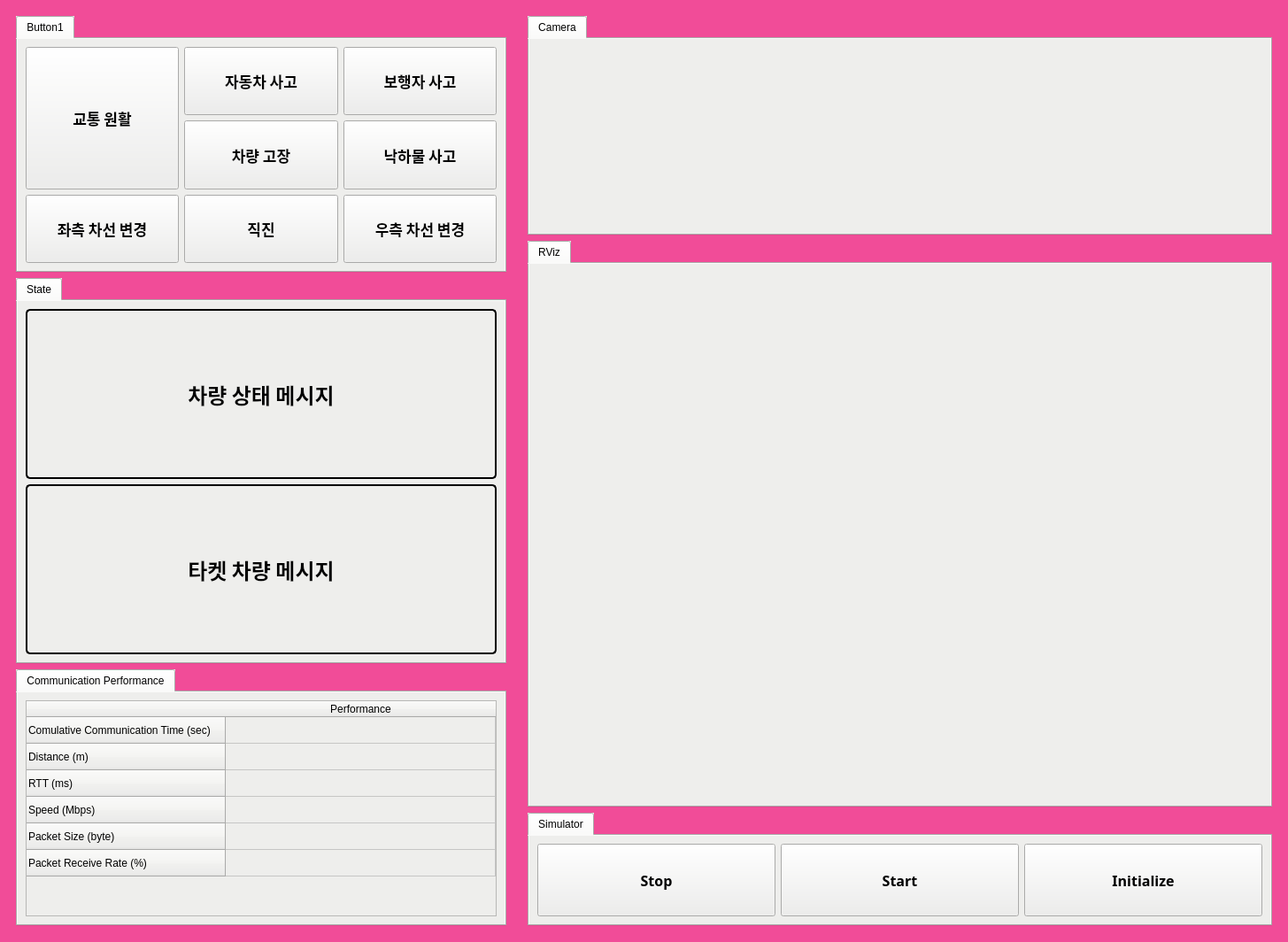
<?xml version="1.0" encoding="UTF-8"?>
<ui version="4.0">
 <class>MainWindow</class>
 <widget class="QMainWindow" name="MainWindow">
  <property name="geometry">
   <rect>
    <x>0</x>
    <y>0</y>
    <width>1455</width>
    <height>1064</height>
   </rect>
  </property>
  <property name="font">
   <font>
    <family>Manjari</family>
    <weight>75</weight>
    <bold>true</bold>
   </font>
  </property>
  <property name="windowTitle">
   <string>SightShare UI</string>
  </property>
  <property name="windowIcon">
   <iconset>
    <normaloff>../icon/icon.jpg</normaloff>../icon/icon.jpg</iconset>
  </property>
  <property name="autoFillBackground">
   <bool>false</bool>
  </property>
  <property name="styleSheet">
   <string notr="true">background-color: rgb(241, 76, 152);</string>
  </property>
  <widget class="QWidget" name="centralwidget">
   <layout class="QHBoxLayout" name="horizontalLayout_2">
    <item>
     <widget class="QWidget" name="widget_7" native="true">
      <property name="sizePolicy">
       <sizepolicy hsizetype="Expanding" vsizetype="Expanding">
        <horstretch>2</horstretch>
        <verstretch>0</verstretch>
       </sizepolicy>
      </property>
      <layout class="QVBoxLayout" name="verticalLayout_4">
       <item>
        <layout class="QGridLayout" name="gridLayout_2">
         <item row="1" column="0">
          <widget class="QTabWidget" name="tabWidget_4">
           <property name="sizePolicy">
            <sizepolicy hsizetype="Expanding" vsizetype="Expanding">
             <horstretch>0</horstretch>
             <verstretch>3</verstretch>
            </sizepolicy>
           </property>
           <property name="styleSheet">
            <string notr="true">background-color: rgb(238, 238, 236);</string>
           </property>
           <property name="currentIndex">
            <number>0</number>
           </property>
           <widget class="QWidget" name="tab_3">
            <attribute name="title">
             <string>State</string>
            </attribute>
            <layout class="QVBoxLayout" name="verticalLayout_7">
             <item>
              <widget class="QLabel" name="egoLabel">
               <property name="sizePolicy">
                <sizepolicy hsizetype="Expanding" vsizetype="Expanding">
                 <horstretch>0</horstretch>
                 <verstretch>0</verstretch>
                </sizepolicy>
               </property>
               <property name="font">
                <font>
                 <family>Manjari</family>
                 <pointsize>18</pointsize>
                 <weight>75</weight>
                 <bold>true</bold>
                </font>
               </property>
               <property name="styleSheet">
                <string notr="true">QLabel {border: 2px solid black;
                border-radius: 5px;}</string>
               </property>
               <property name="text">
                <string>차량 상태 메시지</string>
               </property>
               <property name="alignment">
                <set>Qt::AlignCenter</set>
               </property>
              </widget>
             </item>
             <item>
              <widget class="QLabel" name="targetLabel">
               <property name="sizePolicy">
                <sizepolicy hsizetype="Expanding" vsizetype="Expanding">
                 <horstretch>0</horstretch>
                 <verstretch>0</verstretch>
                </sizepolicy>
               </property>
               <property name="font">
                <font>
                 <family>Manjari</family>
                 <pointsize>18</pointsize>
                 <weight>75</weight>
                 <bold>true</bold>
                </font>
               </property>
               <property name="styleSheet">
                <string notr="true">QLabel {border: 2px solid black;
                border-radius: 5px;}</string>
               </property>
               <property name="text">
                <string>타켓 차량 메시지</string>
               </property>
               <property name="alignment">
                <set>Qt::AlignCenter</set>
               </property>
              </widget>
             </item>
            </layout>
           </widget>
          </widget>
         </item>
         <item row="2" column="0">
          <widget class="QTabWidget" name="tabWidget_5">
           <property name="sizePolicy">
            <sizepolicy hsizetype="Expanding" vsizetype="Expanding">
             <horstretch>0</horstretch>
             <verstretch>2</verstretch>
            </sizepolicy>
           </property>
           <property name="styleSheet">
            <string notr="true">background-color: rgb(238, 238, 236);</string>
           </property>
           <property name="currentIndex">
            <number>0</number>
           </property>
           <widget class="QWidget" name="tab_4">
            <attribute name="title">
             <string>Communication Performance</string>
            </attribute>
            <layout class="QVBoxLayout" name="verticalLayout_8">
             <item>
              <widget class="QTableWidget" name="tableWidget">
               <attribute name="horizontalHeaderDefaultSectionSize">
                <number>150</number>
               </attribute>
               <attribute name="horizontalHeaderStretchLastSection">
                <bool>true</bool>
               </attribute>
               <attribute name="verticalHeaderStretchLastSection">
                <bool>false</bool>
               </attribute>
               <row>
                <property name="text">
                 <string>Comulative Communication Time (sec)</string>
                </property>
               </row>
               <row>
                <property name="text">
                 <string>Distance (m)</string>
                </property>
               </row>
               <row>
                <property name="text">
                 <string>RTT (ms)</string>
                </property>
               </row>
               <row>
                <property name="text">
                 <string>Speed (Mbps)</string>
                </property>
               </row>
               <row>
                <property name="text">
                 <string>Packet Size (byte)</string>
                </property>
               </row>
               <row>
                <property name="text">
                 <string>Packet Receive Rate (%)</string>
                </property>
               </row>
               <column>
                <property name="text">
                 <string>Performance</string>
                </property>
               </column>
               <item row="5" column="0">
                <property name="text">
                 <string/>
                </property>
                <property name="font">
                 <font>
                  <family>Manjari</family>
                 </font>
                </property>
               </item>
              </widget>
             </item>
            </layout>
           </widget>
          </widget>
         </item>
         <item row="0" column="0">
          <widget class="QTabWidget" name="tabWidget_3">
           <property name="sizePolicy">
            <sizepolicy hsizetype="Expanding" vsizetype="Expanding">
             <horstretch>0</horstretch>
             <verstretch>2</verstretch>
            </sizepolicy>
           </property>
           <property name="styleSheet">
            <string notr="true">background-color: rgb(238, 238, 236);</string>
           </property>
           <property name="currentIndex">
            <number>0</number>
           </property>
           <widget class="QWidget" name="tab_2">
            <attribute name="title">
             <string>Button1</string>
            </attribute>
            <layout class="QVBoxLayout" name="verticalLayout_6">
             <item>
              <layout class="QGridLayout" name="gridLayout_3">
               <item row="0" column="3">
                <widget class="QPushButton" name="pedestrianAccidentButton">
                 <property name="sizePolicy">
                  <sizepolicy hsizetype="Expanding" vsizetype="Expanding">
                   <horstretch>0</horstretch>
                   <verstretch>0</verstretch>
                  </sizepolicy>
                 </property>
                 <property name="font">
                  <font>
                   <family>Manjari</family>
                   <pointsize>13</pointsize>
                   <weight>75</weight>
                   <bold>true</bold>
                  </font>
                 </property>
                 <property name="text">
                  <string>보행자 사고</string>
                 </property>
                </widget>
               </item>
               <item row="1" column="3">
                <widget class="QPushButton" name="fallenObjectButton">
                 <property name="sizePolicy">
                  <sizepolicy hsizetype="Expanding" vsizetype="Expanding">
                   <horstretch>0</horstretch>
                   <verstretch>0</verstretch>
                  </sizepolicy>
                 </property>
                 <property name="font">
                  <font>
                   <family>Manjari</family>
                   <pointsize>13</pointsize>
                   <weight>75</weight>
                   <bold>true</bold>
                  </font>
                 </property>
                 <property name="text">
                  <string>낙하물 사고</string>
                 </property>
                </widget>
               </item>
               <item row="2" column="0">
                <widget class="QPushButton" name="leftButton">
                 <property name="sizePolicy">
                  <sizepolicy hsizetype="Expanding" vsizetype="Expanding">
                   <horstretch>0</horstretch>
                   <verstretch>0</verstretch>
                  </sizepolicy>
                 </property>
                 <property name="font">
                  <font>
                   <family>Manjari</family>
                   <pointsize>13</pointsize>
                   <weight>75</weight>
                   <bold>true</bold>
                  </font>
                 </property>
                 <property name="text">
                  <string>좌측 차선 변경</string>
                 </property>
                </widget>
               </item>
               <item row="2" column="2">
                <widget class="QPushButton" name="straightButton">
                 <property name="sizePolicy">
                  <sizepolicy hsizetype="Expanding" vsizetype="Expanding">
                   <horstretch>0</horstretch>
                   <verstretch>0</verstretch>
                  </sizepolicy>
                 </property>
                 <property name="font">
                  <font>
                   <family>Manjari</family>
                   <pointsize>13</pointsize>
                   <weight>75</weight>
                   <bold>true</bold>
                  </font>
                 </property>
                 <property name="text">
                  <string>직진</string>
                 </property>
                </widget>
               </item>
               <item row="0" column="2">
                <widget class="QPushButton" name="carAccidentButton">
                 <property name="sizePolicy">
                  <sizepolicy hsizetype="Expanding" vsizetype="Expanding">
                   <horstretch>0</horstretch>
                   <verstretch>0</verstretch>
                  </sizepolicy>
                 </property>
                 <property name="font">
                  <font>
                   <family>Manjari</family>
                   <pointsize>13</pointsize>
                   <weight>75</weight>
                   <bold>true</bold>
                  </font>
                 </property>
                 <property name="text">
                  <string>자동차 사고</string>
                 </property>
                </widget>
               </item>
               <item row="2" column="3">
                <widget class="QPushButton" name="rightButton">
                 <property name="sizePolicy">
                  <sizepolicy hsizetype="Expanding" vsizetype="Expanding">
                   <horstretch>0</horstretch>
                   <verstretch>0</verstretch>
                  </sizepolicy>
                 </property>
                 <property name="font">
                  <font>
                   <family>Manjari</family>
                   <pointsize>13</pointsize>
                   <weight>75</weight>
                   <bold>true</bold>
                  </font>
                 </property>
                 <property name="text">
                  <string>우측 차선 변경</string>
                 </property>
                </widget>
               </item>
               <item row="0" column="0" rowspan="2">
                <widget class="QPushButton" name="normalButton">
                 <property name="sizePolicy">
                  <sizepolicy hsizetype="Expanding" vsizetype="Expanding">
                   <horstretch>0</horstretch>
                   <verstretch>0</verstretch>
                  </sizepolicy>
                 </property>
                 <property name="font">
                  <font>
                   <family>Manjari</family>
                   <pointsize>13</pointsize>
                   <weight>75</weight>
                   <bold>true</bold>
                  </font>
                 </property>
                 <property name="text">
                  <string>교통 원활</string>
                 </property>
                </widget>
               </item>
               <item row="1" column="2">
                <widget class="QPushButton" name="carBrokenButton">
                 <property name="sizePolicy">
                  <sizepolicy hsizetype="Expanding" vsizetype="Expanding">
                   <horstretch>0</horstretch>
                   <verstretch>0</verstretch>
                  </sizepolicy>
                 </property>
                 <property name="font">
                  <font>
                   <family>Manjari</family>
                   <pointsize>13</pointsize>
                   <weight>75</weight>
                   <bold>true</bold>
                  </font>
                 </property>
                 <property name="text">
                  <string>차량 고장</string>
                 </property>
                </widget>
               </item>
              </layout>
             </item>
            </layout>
           </widget>
          </widget>
         </item>
        </layout>
       </item>
      </layout>
     </widget>
    </item>
    <item>
     <widget class="QWidget" name="widget_6" native="true">
      <property name="sizePolicy">
       <sizepolicy hsizetype="Expanding" vsizetype="Expanding">
        <horstretch>3</horstretch>
        <verstretch>0</verstretch>
       </sizepolicy>
      </property>
      <layout class="QVBoxLayout" name="verticalLayout_2">
       <item>
        <layout class="QVBoxLayout" name="rightLayout">
         <item>
          <widget class="QTabWidget" name="tabWidget_2">
           <property name="sizePolicy">
            <sizepolicy hsizetype="Expanding" vsizetype="Expanding">
             <horstretch>0</horstretch>
             <verstretch>1</verstretch>
            </sizepolicy>
           </property>
           <property name="styleSheet">
            <string notr="true">background-color: rgb(238, 238, 236);</string>
           </property>
           <property name="currentIndex">
            <number>0</number>
           </property>
           <widget class="QWidget" name="tab">
            <property name="sizePolicy">
             <sizepolicy hsizetype="Expanding" vsizetype="Expanding">
              <horstretch>0</horstretch>
              <verstretch>0</verstretch>
             </sizepolicy>
            </property>
            <attribute name="title">
             <string>Camera</string>
            </attribute>
            <layout class="QVBoxLayout" name="verticalLayout_3">
             <item>
              <layout class="QVBoxLayout" name="verticalLayout">
               <item>
                <widget class="QLabel" name="cameraLabel">
                 <property name="sizePolicy">
                  <sizepolicy hsizetype="Expanding" vsizetype="Fixed">
                   <horstretch>0</horstretch>
                   <verstretch>0</verstretch>
                  </sizepolicy>
                 </property>
                 <property name="minimumSize">
                  <size>
                   <width>0</width>
                   <height>200</height>
                  </size>
                 </property>
                 <property name="text">
                  <string/>
                 </property>
                 <property name="alignment">
                  <set>Qt::AlignCenter</set>
                 </property>
                </widget>
               </item>
              </layout>
             </item>
            </layout>
           </widget>
          </widget>
         </item>
         <item>
          <widget class="QTabWidget" name="tabWidget">
           <property name="sizePolicy">
            <sizepolicy hsizetype="Expanding" vsizetype="Expanding">
             <horstretch>0</horstretch>
             <verstretch>3</verstretch>
            </sizepolicy>
           </property>
           <property name="minimumSize">
            <size>
             <width>400</width>
             <height>640</height>
            </size>
           </property>
           <property name="maximumSize">
            <size>
             <width>16777215</width>
             <height>16777215</height>
            </size>
           </property>
           <property name="styleSheet">
            <string notr="true">background-color: rgb(238, 238, 236);</string>
           </property>
           <property name="currentIndex">
            <number>0</number>
           </property>
           <widget class="QWidget" name="tabRViz">
            <property name="sizePolicy">
             <sizepolicy hsizetype="Expanding" vsizetype="Expanding">
              <horstretch>0</horstretch>
              <verstretch>0</verstretch>
             </sizepolicy>
            </property>
            <attribute name="title">
             <string>RViz</string>
            </attribute>
            <layout class="QVBoxLayout" name="verticalLayout_5">
             <item>
              <layout class="QVBoxLayout" name="rvizLayout"/>
             </item>
            </layout>
           </widget>
          </widget>
         </item>
         <item>
          <widget class="QTabWidget" name="tabWidget_6">
           <property name="sizePolicy">
            <sizepolicy hsizetype="Expanding" vsizetype="Expanding">
             <horstretch>0</horstretch>
             <verstretch>1</verstretch>
            </sizepolicy>
           </property>
           <property name="styleSheet">
            <string notr="true">background-color: rgb(238, 238, 236);</string>
           </property>
           <property name="currentIndex">
            <number>0</number>
           </property>
           <widget class="QWidget" name="tab_11">
            <attribute name="title">
             <string>Simulator</string>
            </attribute>
            <layout class="QHBoxLayout" name="horizontalLayout_3">
             <item>
              <layout class="QHBoxLayout" name="horizontalLayout">
               <item>
                <widget class="QPushButton" name="stopButton">
                 <property name="sizePolicy">
                  <sizepolicy hsizetype="Expanding" vsizetype="Expanding">
                   <horstretch>0</horstretch>
                   <verstretch>0</verstretch>
                  </sizepolicy>
                 </property>
                 <property name="font">
                  <font>
                   <family>Manjari</family>
                   <pointsize>12</pointsize>
                   <weight>75</weight>
                   <bold>true</bold>
                  </font>
                 </property>
                 <property name="text">
                  <string>Stop</string>
                 </property>
                </widget>
               </item>
               <item>
                <widget class="QPushButton" name="startButton">
                 <property name="sizePolicy">
                  <sizepolicy hsizetype="Expanding" vsizetype="Expanding">
                   <horstretch>0</horstretch>
                   <verstretch>0</verstretch>
                  </sizepolicy>
                 </property>
                 <property name="font">
                  <font>
                   <family>Manjari</family>
                   <pointsize>12</pointsize>
                   <weight>75</weight>
                   <bold>true</bold>
                  </font>
                 </property>
                 <property name="text">
                  <string>Start</string>
                 </property>
                </widget>
               </item>
               <item>
                <widget class="QPushButton" name="initializeButton">
                 <property name="sizePolicy">
                  <sizepolicy hsizetype="Expanding" vsizetype="Expanding">
                   <horstretch>0</horstretch>
                   <verstretch>0</verstretch>
                  </sizepolicy>
                 </property>
                 <property name="font">
                  <font>
                   <family>Manjari</family>
                   <pointsize>12</pointsize>
                   <weight>75</weight>
                   <bold>true</bold>
                  </font>
                 </property>
                 <property name="text">
                  <string>Initialize</string>
                 </property>
                </widget>
               </item>
              </layout>
             </item>
            </layout>
           </widget>
          </widget>
         </item>
        </layout>
       </item>
      </layout>
     </widget>
    </item>
   </layout>
  </widget>
 </widget>
 <resources/>
 <connections/>
</ui>
